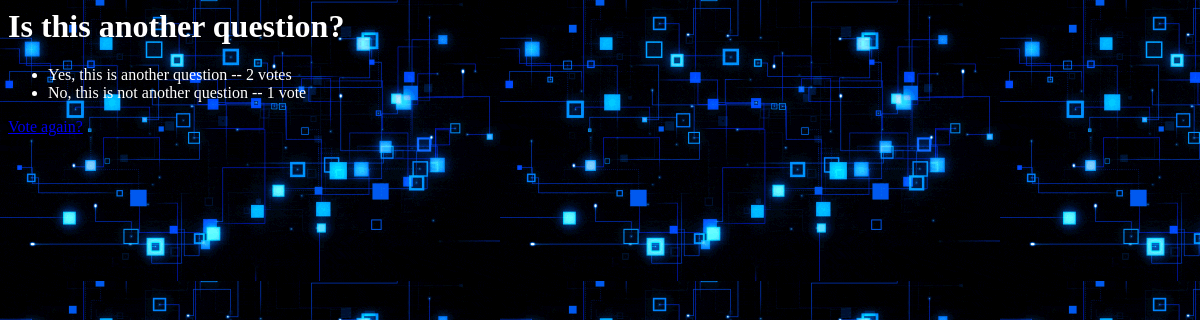
The page /poll/2/results/ on the database its author committed.
### poll/models.py (models this page shows, shortened)
class Question(models.Model):
    question_text = models.CharField(max_length=200)
    pub_date = models.DateTimeField("date published")
    def was_published_recently(self):
        now = timezone.now()
        return now - timedelta(days=1) <= self.pub_date <= now
    was_published_recently.admin_order_field = "pub_date"
    was_published_recently.boolean = True
    was_published_recently.short_description = "Published recently?"

class Choice(models.Model):
    question = models.ForeignKey(Question, on_delete=models.CASCADE)
    choice_text = models.CharField(max_length=200)
    votes = models.IntegerField(default=0)

### poll/views.py (the view)
# urls.py: path("<int:pk>/results/", views.ResultsView.as_view(), name="results"),
class ResultsView(generic.DetailView):
    model = Question
    template_name = "poll/results.html"
    def get_queryset(self):
        return Question.objects.filter(
            pub_date__lte = timezone.now()
        ).annotate(
            Count("choice")
        ).filter(
            choice__count__gt = 0
        )

### poll/templates/poll/results.html
{% load static %}
<link rel="stylesheet" type="text/css" href="{% static 'poll/style.css' %}" />
<h1>{{ question.question_text }}</h1>
<ul>
{% for choice in question.choice_set.all %}
	<li>{{ choice.choice_text }} -- {{ choice.votes }} vote{{ choice.votes|pluralize }}</li>
{% endfor %}
</ul>
<a href="{% url "poll:detail" question.id %}">Vote again?</a>

### poll/static/poll/style.css (style rules this page uses)
li { color: white; }
h1 { color: white; }

### rows shown on the page
Question: question_text "Is this another question?"
Choice: choice_text "Yes, this is another question", votes "2"
Choice: choice_text "No, this is not another question", votes "1"
